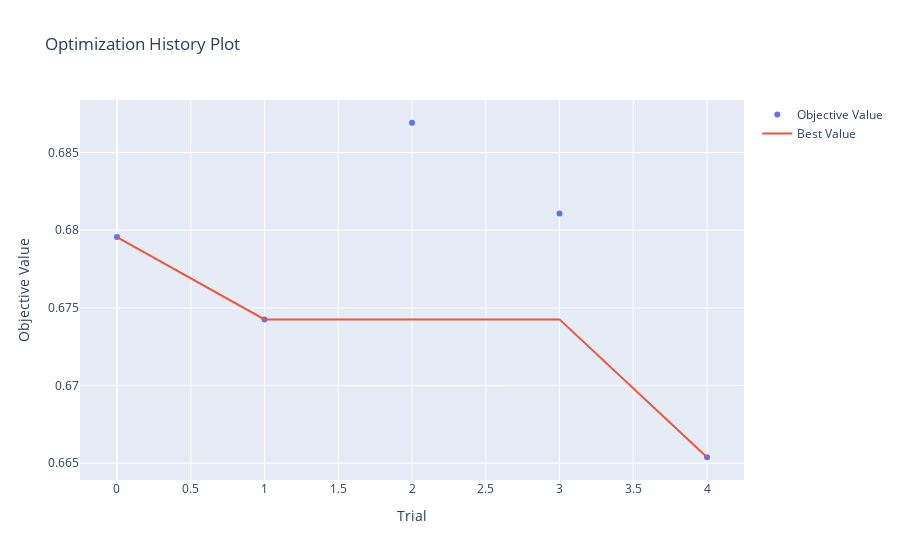

This figure's notebook cell:
### Code cell
import optuna.visualization as vis

vis.plot_optimization_history(study)

### Figure 1 — Plotly figure (JSON) as saved in the notebook; plotly's stock layout.template omitted (floating-point values rounded to 4 significant figures)
{"data": [{"mode": "markers", "name": "Objective Value", "type": "scatter", "x": [0, 1, 2, 3, 4], "y": [0.6796, 0.6743, 0.6869, 0.6811, 0.6654]}, {"mode": "lines", "name": "Best Value", "type": "scatter", "x": [0, 1, 2, 3, 4], "y": [0.6796, 0.6743, 0.6743, 0.6743, 0.6654]}, {"marker": {"color": "#cccccc"}, "mode": "markers", "name": "Infeasible Trial", "showlegend": false, "type": "scatter", "x": [], "y": []}], "layout": {"title": {"text": "Optimization History Plot"}, "xaxis": {"title": {"text": "Trial"}}, "yaxis": {"title": {"text": "Objective Value"}}}}
